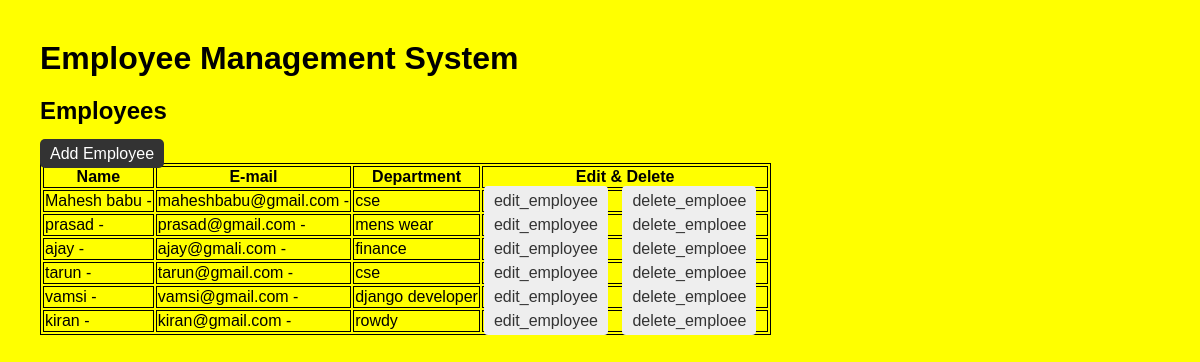
Screenshot of /employees/ (signed in) with the database file from the repository.
### employees/models.py (models this page shows, shortened)
class Employee(models.Model):
    name = models.CharField(max_length=100)
    email = models.EmailField(unique=True)
    phone = models.CharField(max_length=100)
    department = models.CharField(max_length=100)
    joining_date = models.DateField()

### employees/views.py (the view)
# urls.py: path('',views.employee_list, name='employee_list'),
@login_required
def employee_list(request):
    employees = Employee.objects.all()
    return render(request,'employees/employee_list.html', {
        'employees' : employees
    })

### employees/templates/employees/employee_list.html (shortened to what this page needs)
{% load static %}
<!DOCTYPE html>
<html>
<head>
    <link rel="stylesheet" href="{% static 'employees/style.css' %}">
</head>
<body>
    <h1>Employee Management System</h1>
    <h2>Employees</h2>
    <a href="{% url 'add_employee' %}" class="add-btm">Add Employee</a>
   <table >
        <thead>
            <tr>
                <th>Name</th>
                <th>E-mail</th>
                <th>Department</th>
                <th>Edit & Delete</th>
            </tr>
        </thead>
        <tbody>
        {% if employees %}
            {% for employee in employees %}
                <tr>
                 <td>   {{ employee.name }} -</td>
                    <td>{{ employee.email }} -</td>
                   <td> {{ employee.department }}</td>
                <td><a href="{% url 'edit_employee' employee.id %}" class="edit-btm">edit_employee</a>
                <a href="{% url 'delete_employee' employee.id %}" class="delete-btm"  onclick=" return confirm('are you sure you wnat to delete {{employee.name}} employee?')">delete_emploee</a></td>
            {% endfor %}
         {% else %}
        <p>No employees found.</p>
         {% endif %}
         </tr>
         </tbody>
   </table>
</body>
</html>

### employees/static/employees/style.css (style rules this page uses)
body { font-family: Arial, sans-serif; margin: 40px; background-color: yellow; }
h1 { margin-bottom: 10px; }
a { text-decoration: none; margin-right: 10px; }
table, th, td { border: 1px solid black; }
.add-btm { padding: 6px 10px; background-color: #333; color: white; border-radius: 5px; }
.edit-btm { padding: 6px 10px; background-color: #eee; color: #333; border-radius: 4px; }
.delete-btm { padding: 6px 10px; background-color: #eee; color: #333; border-radius: 4px; }

### rows the page displays
Employee: name "Mahesh babu", email "maheshbabu@gmail.com", department "cse"
Employee: name "prasad", email "prasad@gmail.com", department "mens wear"
Employee: name "ajay", email "ajay@gmali.com", department "finance"
Employee: name "tarun", email "tarun@gmail.com", department "cse"
Employee: name "vamsi", email "vamsi@gmail.com", department "django developer"
Employee: name "kiran", email "kiran@gmail.com", department "rowdy"
